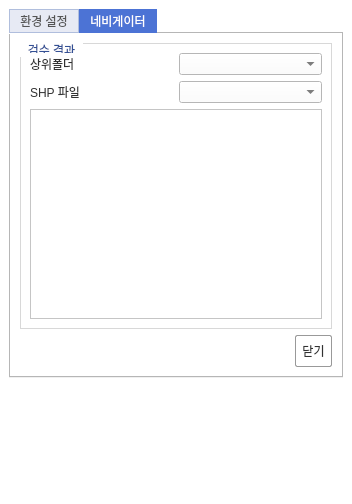
<?xml version="1.0" encoding="UTF-8"?>
<ui version="4.0">
 <class>aDockWidgetBase</class>
 <widget class="QDockWidget" name="aDockWidgetBase">
  <property name="geometry">
   <rect>
    <x>0</x>
    <y>0</y>
    <width>352</width>
    <height>504</height>
   </rect>
  </property>
  <property name="styleSheet">
   <string notr="true">



QWidget
{  
color: #323232;
    background-color: #ffffff;
}
QTreeView {

     background-color: #ffffff;
}


QToolButton{
margin: 5px 0;
border-right:1px solid #0e237a;
}


QToolButton:hover {
    color: #fff;
    background-color: #314dc0;
	border-top:1px solid #2e49b7;
	border-left:1px solid #2e49b7;
	border-bottom:1px solid #1a3194;
	border-right:1px solid #1a3194;
}


QToolButton:pressed {
    background-color: #152c8a;
}    



QToolButton:checked {
    color: #fff;
    background-color: #152c8a;
		border-radius: 0;
	
	border-top:1px solid #0e2171;
	border-left:1px solid #0e2171;
	border-bottom:1px solid #2e49b7;
	border-right:1px solid #2e49b7;
}    

QToolBar{
 background-color: #213ba7; 
 border-bottom: 1px solid #132a89;
} 

QToolBar QToolButton {
 margin-top:3px;
 padding:3px 3px;
  background: transparent;  
  color: white; 
  }
   
  
  
  
QToolBar QToolButton:pressed {
    border: 1px solid #0e2171;
    border-radius: 0;
    background-color:#152c8a
}
    
  
QToolBar::handle{ 
    background-color:#0e237a;
    border: 1px solid #0e237a; 
} 







QTabBar::tab {
    background-color:#e7eaf4;
    border:1px solid #b0bedd;
    border-top-left-radius:0;
    border-top-right-radius:0;
    padding:4px 10px;
	color:#555;
	margin-bottom:1px;

}

QTabBar::tab:selected {
    border-bottom:none;
	border:1px solid #4c73d5;
    background-color: #4c73d5;
	color:#fff;
}











/** group boxes */



QGroupBox {
    background-color: #ffffff;
    border: 1px solid #d8d8d8;
    border-top-style: solid;
    border-right-style: solid;
    border-bottom-style: solid;
    border-left-style: solid;
    border-radius: 0;
    margin-top: 3ex;  
}

QGroupBox::title {
     subcontrol-origin: margin;
    subcontrol-position: top left;  
    padding: 0 6px;
	color: #335095;
    background-color:#ffffff;
}





/** PushButtons **/

QPushButton {
    background-color: ;
	border:1px solid #999;
    border-width: 1px;
    border-radius: 2px;
       min-width: 2em;
    padding: 6px;
}

QPushButton::hover {
    background-color:#dde3f4;
    border-color: #91aee0;
}

QPushButton::disabled {
    background-color: qlineargradient(x1: 0, y1: 0, x2: 0, y2: 1,stop: 0 #ffffff22, stop: 1.0 #9b9bff22);
    border-style: dotted;
    border-width: 1px;
    border-radius: 5px;
    border-color: #99999933;
    min-width: 2em;
    padding: 6px;
    color:#33333;
}




QLineEdit {
    color: #333;
	padding:2px 5px;
    background-color: #fff;
    selection-color: #335095;
	selection-border: 1px solid #90a5dc;
    selection-background-color: #e9eefb;
    border: 1px solid #c5c5c5; /* border top color defined after QAbstractSpinBox, QLineEdit and QComboBox */
    border-radius: 2px;
}
 
QLineEdit:read-only {
       background-color: #ccc;
}

QTextEdit, QListView {
    background-color: white;
    border: 1px solid gray;
    background-attachment: scroll;
}







/* ==================================================================================== */
/* SCROLL BAR                                                                           */
/* ==================================================================================== */

QScrollBar:horizontal {
    background-color: #333;
    height: 8px;
    margin: 0px;
    padding: 0px;
}

QScrollBar::handle:horizontal {
    border: 1px solid #111;
    background: #535353;
}

QScrollBar::add-line:horizontal, QScrollBar::sub-line:horizontal,
QScrollBar::add-page:horizontal, QScrollBar::sub-page:horizontal {
    width: 0px;
    background: transparent;
}

QScrollBar:vertical {
    background-color: #c5c5c5;
    width: 8px;
    margin: 0;
}

QScrollBar::handle:vertical {
    border: 1px solid #adadad;
    background: #adadad;
}

QScrollBar::add-line:vertical, QScrollBar::sub-line:vertical,
QScrollBar::add-page:vertical, QScrollBar::sub-page:vertical {
    height: 0px;
    background: transparent;
}








/** Dock Widgets e.g. Time Manager */

QDockWidget
{	padding:10px 0 0 0;
  	color: #000;
  
}



QDockWidget::title {
    text-align: center;
    padding: 4px;
	border-bottom:1px solid #c5c5c5;
	border-right:1px solid #c5c5c5;

}

QDockWidget::close-button,
QDockWidget::float-button {
    border: 1px transparent #e6e6e6;
    border-radius: 2px;
    background: transparent;
    subcontrol-origin: padding;
    subcontrol-position: right center;
}

QDockWidget::close-button {
    right: 4px;
}
    
QDockWidget::float-button {
    right: 22px;
}

QDockWidget::close-button:hover,
QDockWidget::float-button:hover {
    background: #f5f5f5;
}

QDockWidget::close-button:pressed,
QDockWidget::float-button:pressed {
    /*padding: 1px -1px -1px 1px;*/
    background-color: #e0e0e0;
}











/** handle */

/* Similar to the splitter is the following window separator: */

QMainWindow::separator
{    background-position: center center;
    background-repeat: none;
    background-color: #d8def1;
    color: white;
	border-left:1px solid #c6cde3;
    padding-left: 4px;   
    spacing: 3px; /* spacing between items in the tool bar */
}

QMainWindow::separator:hover
{

    background-color: #d8def1;
    color: white;
    padding-left: 4px;

    border-right: 1px solid #284898;
    spacing: 3px; /* spacing between items in the tool bar */
}

</string>
  </property>
  <property name="windowTitle">
   <string>GeoDT</string>
  </property>
  <widget class="QWidget" name="dockWidgetContents">
   <layout class="QGridLayout" name="gridLayout">
    <item row="3" column="0">
     <spacer name="verticalSpacer">
      <property name="orientation">
       <enum>Qt::Vertical</enum>
      </property>
      <property name="sizeHint" stdset="0">
       <size>
        <width>20</width>
        <height>40</height>
       </size>
      </property>
     </spacer>
    </item>
    <item row="0" column="0">
     <widget class="QTabWidget" name="tabWidget">
      <property name="styleSheet">
       <string notr="true">QGroupBox {
    background-color: #ffffff;
    border: 1px solid #d8d8d8;
    border-top-style: solid;
    border-right-style: solid;
    border-bottom-style: solid;
    border-left-style: solid;
    border-radius: 0;
    margin-top: 3ex;  
}

QGroupBox::title {
     subcontrol-origin: margin;
    subcontrol-position: top left;  
    padding: 0 6px;
	color: #335095;
    background-color:#ffffff;
}

QPushButton {
    background-color: ;
	border:1px solid #999;
    border-width: 1px;
    border-radius: 2px;
       min-width: 2em;
    padding: 6px;
}

QPushButton::hover {
    background-color:#dde3f4;
    border-color: #91aee0;
}

QPushButton::disabled {
    background-color: qlineargradient(x1: 0, y1: 0, x2: 0, y2: 1,stop: 0 #ffffff22, stop: 1.0 #9b9bff22);
    border-style: dotted;
    border-width: 1px;
    border-radius: 5px;
    border-color: #99999933;
    min-width: 2em;
    padding: 6px;
    color:#33333;
}




QLineEdit {
    color: #333;
	padding:2px 5px;
    background-color: #fff;
    selection-color: #335095;
	selection-border: 1px solid #90a5dc;
    selection-background-color: #e9eefb;
    border: 1px solid #c5c5c5; /* border top color defined after QAbstractSpinBox, QLineEdit and QComboBox */
    border-radius: 2px;
}
 
QLineEdit:read-only {
       background-color: #ccc;
}

QTextEdit, QListView {
    background-color: white;
    border: 1px solid gray;
    background-attachment: scroll;
}


</string>
      </property>
      <property name="currentIndex">
       <number>1</number>
      </property>
      <widget class="QWidget" name="tab">
       <attribute name="title">
        <string>환경 설정</string>
       </attribute>
       <layout class="QGridLayout" name="gridLayout_4">
        <item row="0" column="0">
         <widget class="QGroupBox" name="groupBox">
          <property name="styleSheet">
           <string notr="true">background-color: rgb(255, 255, 255);</string>
          </property>
          <property name="title">
           <string>옵션 설정</string>
          </property>
          <layout class="QGridLayout" name="gridLayout_2">
           <item row="6" column="0">
            <spacer name="horizontalSpacer">
             <property name="orientation">
              <enum>Qt::Horizontal</enum>
             </property>
             <property name="sizeHint" stdset="0">
              <size>
               <width>40</width>
               <height>20</height>
              </size>
             </property>
            </spacer>
           </item>
           <item row="0" column="0" colspan="3">
            <widget class="QGroupBox" name="groupBox_2">
             <property name="title">
              <string>검수 종류</string>
             </property>
             <layout class="QGridLayout" name="gridLayout_3">
              <item row="0" column="1">
               <widget class="QComboBox" name="cidx"/>
              </item>
             </layout>
            </widget>
           </item>
           <item row="6" column="2">
            <widget class="QPushButton" name="close_btn">
             <property name="text">
              <string>닫기</string>
             </property>
            </widget>
           </item>
           <item row="6" column="1">
            <widget class="QPushButton" name="go_btn">
             <property name="text">
              <string>실행</string>
             </property>
            </widget>
           </item>
           <item row="3" column="0" colspan="3">
            <widget class="QGroupBox" name="groupBox_5">
             <property name="title">
              <string>검수 대상 파일 경로</string>
             </property>
             <layout class="QGridLayout" name="gridLayout_8">
              <item row="0" column="0">
               <widget class="QLineEdit" name="path3"/>
              </item>
              <item row="0" column="1">
               <widget class="QPushButton" name="load3">
                <property name="text">
                 <string>불러오기</string>
                </property>
               </widget>
              </item>
             </layout>
            </widget>
           </item>
           <item row="2" column="0" colspan="3">
            <widget class="QGroupBox" name="groupBox_6">
             <property name="title">
              <string>검수 옵션 경로</string>
             </property>
             <layout class="QGridLayout" name="gridLayout_7">
              <item row="0" column="0">
               <widget class="QLineEdit" name="path2"/>
              </item>
              <item row="0" column="1">
               <widget class="QPushButton" name="load2">
                <property name="text">
                 <string>불러오기</string>
                </property>
               </widget>
              </item>
             </layout>
            </widget>
           </item>
           <item row="4" column="0" colspan="3">
            <widget class="QGroupBox" name="groupBox_3">
             <property name="title">
              <string>좌표계</string>
             </property>
             <layout class="QGridLayout" name="gridLayout_9">
              <item row="0" column="0">
               <widget class="QComboBox" name="crs"/>
              </item>
             </layout>
            </widget>
           </item>
           <item row="1" column="0" colspan="3">
            <widget class="QGroupBox" name="groupBox_7">
             <property name="title">
              <string>레이어 정의 옵션 경로</string>
             </property>
             <layout class="QGridLayout" name="gridLayout_6">
              <item row="0" column="0">
               <widget class="QLineEdit" name="path1"/>
              </item>
              <item row="0" column="1">
               <widget class="QPushButton" name="load1">
                <property name="text">
                 <string>불러오기</string>
                </property>
               </widget>
              </item>
             </layout>
            </widget>
           </item>
          </layout>
         </widget>
        </item>
       </layout>
      </widget>
      <widget class="QWidget" name="tab_2">
       <attribute name="title">
        <string>네비게이터</string>
       </attribute>
       <layout class="QGridLayout" name="gridLayout_5">
        <item row="1" column="1">
         <widget class="QPushButton" name="close_btn_2">
          <property name="text">
           <string>닫기</string>
          </property>
         </widget>
        </item>
        <item row="1" column="0">
         <spacer name="horizontalSpacer_2">
          <property name="orientation">
           <enum>Qt::Horizontal</enum>
          </property>
          <property name="sizeHint" stdset="0">
           <size>
            <width>40</width>
            <height>20</height>
           </size>
          </property>
         </spacer>
        </item>
        <item row="0" column="0" colspan="2">
         <widget class="QGroupBox" name="groupBox_4">
          <property name="styleSheet">
           <string notr="true">background-color: rgb(255, 255, 255);</string>
          </property>
          <property name="title">
           <string>검수 결과</string>
          </property>
          <layout class="QGridLayout" name="gridLayout_10">
           <item row="0" column="1">
            <widget class="QComboBox" name="filelist1"/>
           </item>
           <item row="1" column="0">
            <widget class="QLabel" name="label_2">
             <property name="text">
              <string>SHP 파일</string>
             </property>
            </widget>
           </item>
           <item row="1" column="1">
            <widget class="QComboBox" name="filelist2"/>
           </item>
           <item row="0" column="0">
            <widget class="QLabel" name="label">
             <property name="text">
              <string>상위폴더</string>
             </property>
            </widget>
           </item>
           <item row="2" column="0" colspan="2">
            <widget class="QTableWidget" name="tableWidget">
             <attribute name="horizontalHeaderStretchLastSection">
              <bool>true</bool>
             </attribute>
            </widget>
           </item>
          </layout>
         </widget>
        </item>
       </layout>
      </widget>
     </widget>
    </item>
   </layout>
  </widget>
 </widget>
 <resources/>
 <connections/>
</ui>
